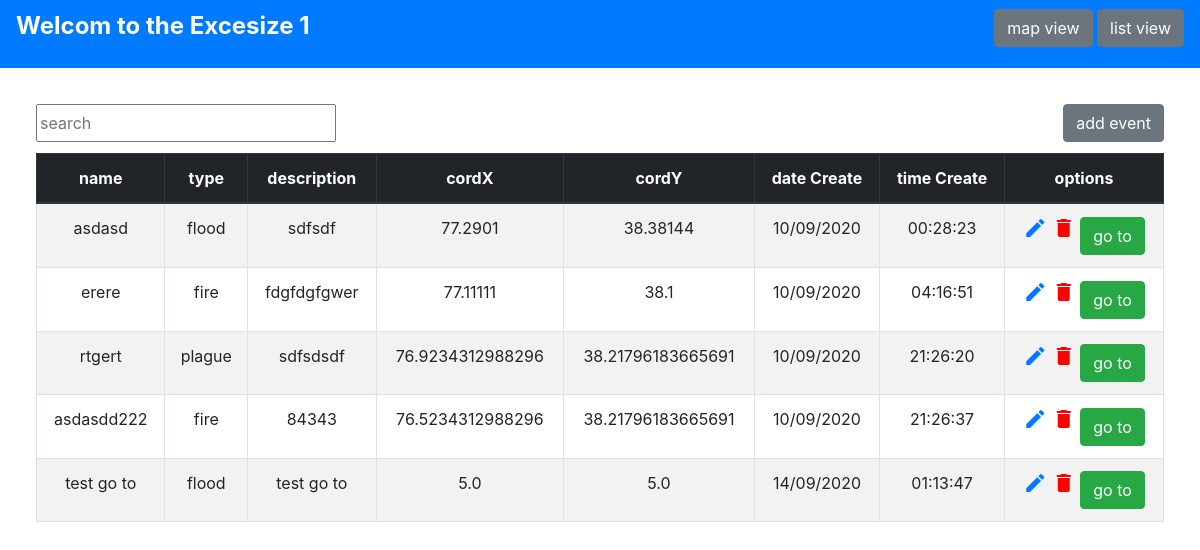
The page /listView on the database as committed earlier.
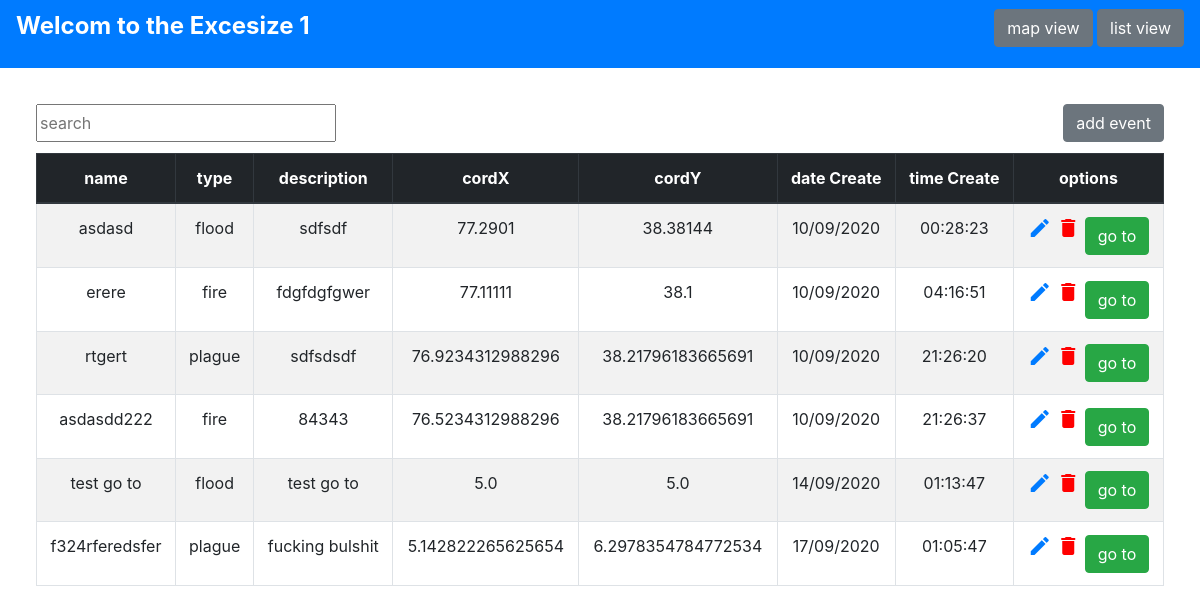
The same page on the database as committed later.
### tables this page shows
CREATE TABLE [Events](
    [id] INTEGER PRIMARY KEY AUTOINCREMENT, 
    [name] TEXT NOT NULL, 
    [description] TEXT, 
    [cordX] REAL NOT NULL, 
    [cordY] REAL NOT NULL, 
    [dateCreate] TEXT, 
    [timeCreate] TEXT, 
    [typeID] INTEGER REFERENCES [Elements]([id]));

CREATE TABLE Elements(id INTEGER PRIMARY KEY AUTOINCREMENT, type TEXT NOT NULL);

### main.py (the view)
@app.route("/listView",methods = ['POST', 'GET'])
def listView():
    con = sqlite3.connect("eventmap.db")
    con.row_factory = sqlite3.Row
    pointer_to_db = con.cursor()
    pointer_to_db.execute("select * from Events INNER JOIN Elements ON Events.typeID = Elements.id;")
    data = pointer_to_db.fetchall()
    return render_template('listView.html', data=data)

### templates/listView.html (shortened to what this page needs)
<!DOCTYPE html>
<html lang="en">
<head>
    <link rel="stylesheet" href="{{ url_for('static', filename='css/main.css') }}">
    <link rel="stylesheet" href="https://maxcdn.bootstrapcdn.com/bootstrap/4.0.0/css/bootstrap.min.css">
    <link href="https://unpkg.com/material-components-web@latest/dist/material-components-web.min.css" rel="stylesheet">
    <link rel="stylesheet" href="https://api.mapbox.com/mapbox-gl-js/plugins/mapbox-gl-geocoder/v4.5.1/mapbox-gl-geocoder.css" type="text/css" />
</head>
<body>
<div class="wrraper">
    <nav class="navbar navbar-dark bg-primary" class="navbarStyle" >
        <a href="/">
            <p>Welcom to the Excesize 1</p>
        </a>
        <div class="buttons" style="margin-top: -1%;">
            <a href="/">
                <button class="btn btn-secondary"> map view</button>
            </a>
            <a href="/listView">
                <button class="btn btn-secondary"> list view</button>
            </a>
        </div>
    </nav>
    <div class="tableView">
        <div class="addBtn">
            <input type="text" name="searchFilter" id="searchFilter" placeholder="search" style="width:300px;">
            <a href="/addEvent">
                <button class="btn btn-secondary">add event</button>
            </a>
        </div>
         <table class="table table-striped table-bordered table-hover" id="myTable" border = 1 id="eventTable">
         <thead  class="thead-dark">
         <tr>
             <th  scope="col">name</th>
             <th  scope="col">type</th>
             <th  scope="col">description</th>
             <th  scope="col">cordX</th>
             <th  scope="col">cordY</th>
             <th  scope="col">date Create</th>
             <th  scope="col">time Create</th>
             <th  scope="col">options</th>
         </tr>
         </thead>
             <tbody>
         {% for event in data %}
            <tr>
                <td>{{event["name"]}}</td>
                <td>{{event["type"]}}</td>
                <td>{{event["description"]}}</td>
                <td>{{event["cordX"]}}</td>
                <td>{{event["cordY"]}}</td>
                <td>{{event["dateCreate"]}}</td>
                <td>{{event["timeCreate"]}}</td>
                <td>
                    <a href='/editEvent/{{event.id}}'>
                        <i class="material-icons">edit</i>
                    </a>
                    <a href="/deleteEvent/{{event.id}}" style="color:red;">
                        <i class="material-icons">delete</i>
                    </a>
                    <button class="btn btn-success" onclick='goToLocation({{event["cordX"]}},{{event["cordY"]}})'>go to</button>
                </td>
            </tr>
         {% endfor %}
             </tbody>
      </table>
    </div>
</div>
</body>
</html>

### static/css/main.css (style rules this page uses)
body { margin: 0; font-family: sans-serif; padding: 0; }
p { color: white; font-weight: bold; font-size: x-large; }
.tableView { margin: 3%; align-items: center; text-align: center; align-content: center; height: auto; display: flex; flex-direction: column;" }
.wrraper { display: flex; flex-direction: column; }
.addBtn { width: 100%; height: 100%; display: flex; flex-direction: row; margin-bottom: 1%; justify-content: space-between; }

Rows that differ between the two databases and show on the page:
added Events: name "f324rferedsfer", type "plague", description "fucking bulshit", cordX "5.142822265625654", cordY "6.2978354784772534", dateCreate "17/09/2020", timeCreate "01:05:47"
